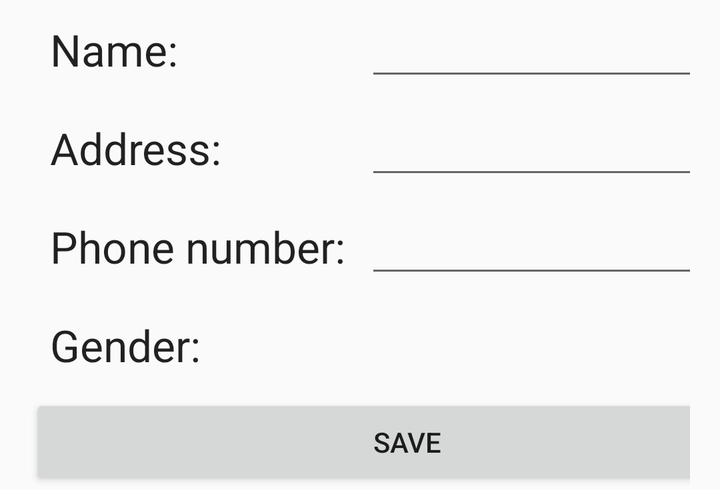
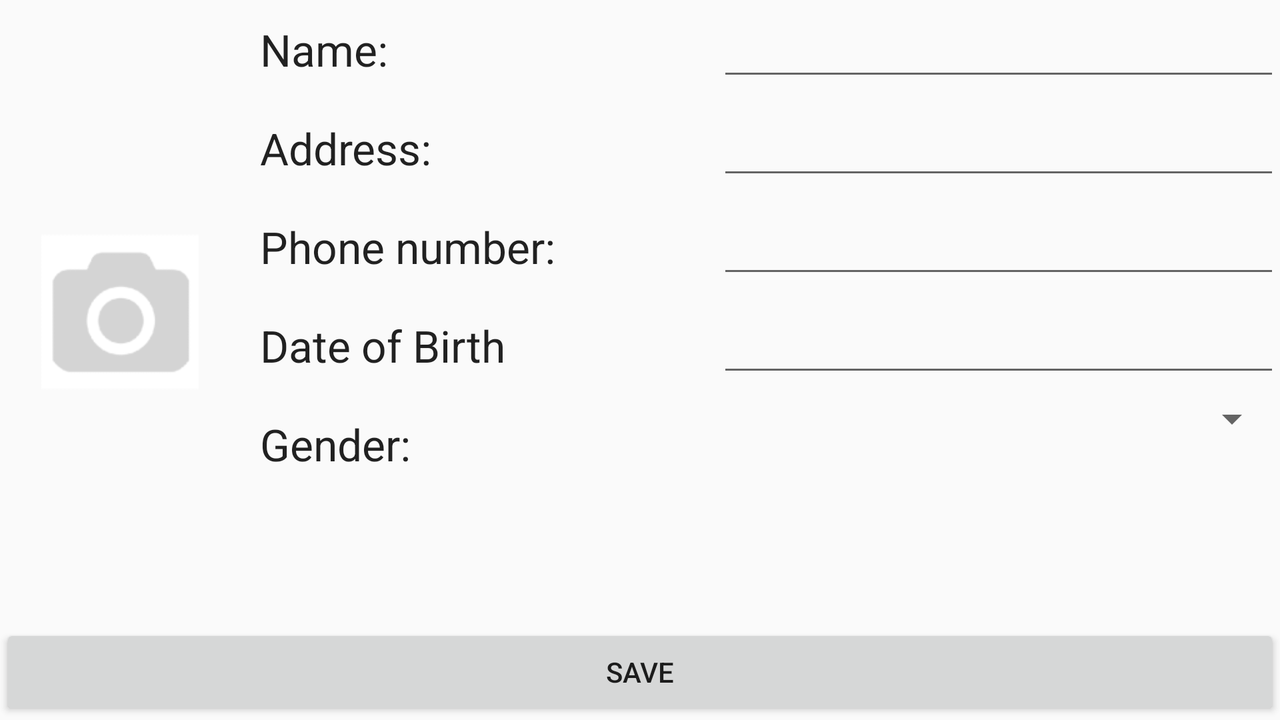

First picture: res/layout/ on a phone held upright. Second picture: the repository's own variant of that layout, on a device whose configuration matches the variant's folder. Source for both follows.
<!-- AndroidManifest.xml: application theme AppTheme -->
<!-- res/layout/activity_edite_contact.xml -->
<?xml version="1.0" encoding="utf-8"?>
<TableLayout xmlns:android="http://schemas.android.com/apk/res/android"
    android:layout_width="match_parent"
    android:layout_height="wrap_content"
    android:stretchColumns="2"
    android:paddingEnd="15dp"
    android:paddingStart="15dp"
    android:paddingRight="15dp"
    android:paddingLeft="15dp">

    <TableRow
        android:layout_width="match_parent"
        android:layout_height="match_parent">

        <TextView
            android:layout_width="wrap_content"
            android:layout_height="wrap_content"
            android:textAppearance="?android:attr/textAppearanceLarge"
            android:text="@string/name"
            android:id="@+id/tvEditName"
            android:layout_column="1"
            android:padding="10dp" />

        <EditText
            android:layout_width="match_parent"
            android:layout_height="wrap_content"
            android:inputType="textPersonName"
            android:ems="10"
            android:id="@+id/edtEditName"
            android:layout_column="2" />
    </TableRow>

    <TableRow
        android:layout_width="match_parent"
        android:layout_height="wrap_content">

        <TextView
            android:layout_width="wrap_content"
            android:layout_height="wrap_content"
            android:textAppearance="?android:attr/textAppearanceLarge"
            android:text="@string/address"
            android:id="@+id/tvEditAddress"
            android:layout_column="1"
            android:padding="10dp" />

        <EditText
            android:layout_width="match_parent"
            android:layout_height="wrap_content"
            android:inputType="textPostalAddress"
            android:ems="10"
            android:id="@+id/edtEditAddress"
            android:layout_column="2" />
    </TableRow>

    <TableRow
        android:layout_width="match_parent"
        android:layout_height="match_parent">

        <TextView
            android:layout_width="wrap_content"
            android:layout_height="wrap_content"
            android:textAppearance="?android:attr/textAppearanceLarge"
            android:text="@string/phone_number"
            android:id="@+id/tvEditPhoneNumber"
            android:layout_column="1"
            android:padding="10dp" />

        <EditText
            android:layout_width="match_parent"
            android:layout_height="wrap_content"
            android:inputType="phone"
            android:ems="10"
            android:id="@+id/edtEditPhoneNumber"
            android:layout_column="2" />
    </TableRow>

    <TableRow
        android:layout_width="match_parent"
        android:layout_height="match_parent">

        <TextView
            android:layout_width="wrap_content"
            android:layout_height="wrap_content"
            android:textAppearance="?android:attr/textAppearanceLarge"
            android:text="@string/gender"
            android:id="@+id/tvEditGender"
            android:layout_column="1"
            android:padding="10dp" />
        <Spinner
            android:layout_width="match_parent"
            android:layout_height="wrap_content"
            android:id="@+id/spEditGender"
            android:layout_column="2" />
    </TableRow>

    <TableRow
        android:layout_width="match_parent"
        android:layout_height="match_parent">

        <Button
            android:layout_width="wrap_content"
            android:layout_height="wrap_content"
            android:text="@string/save"
            android:id="@+id/btnSaveContact"
            android:onClick="onClickButtonSaveContact"
            android:layout_column="1"
            android:layout_span="2" />
    </TableRow>
</TableLayout>
<!-- resources referenced by this layout -->
<resources>
  <string name="address">Address:</string>
  <string name="gender">Gender:</string>
  <string name="name">Name:</string>
  <string name="phone_number">Phone number:</string>
  <string name="save">Save</string>
  <style name="AppTheme" parent="Theme.AppCompat.Light.DarkActionBar">
          
      </style>
</resources>
<!-- res/layout-land/activity_edite_contact.xml (the repository's variant of the layout above) -->
<!-- drawn on the phone turned sideways -->
<?xml version="1.0" encoding="utf-8"?>
<RelativeLayout xmlns:android="http://schemas.android.com/apk/res/android"
    android:layout_width="match_parent"
    android:layout_height="wrap_content">

    <Button
        android:id="@+id/btnAddEditContact"
        android:layout_width="match_parent"
        android:layout_height="wrap_content"
        android:layout_alignParentBottom="true"
        android:layout_alignParentEnd="true"
        android:layout_alignParentRight="true"
        android:layout_column="1"
        android:layout_span="2"
        android:layout_weight="1"
        android:gravity="center"
        android:onClick="onClick"
        android:text="@string/save" />

    <ImageView
        android:id="@+id/ivEditPhoto"
        android:layout_width="120dp"
        android:layout_height="120dp"
        android:gravity="center"
        android:padding="15dp"
        android:src="@drawable/ic_no_photo"
        android:layout_alignParentTop="true"
        android:layout_alignParentLeft="true"
        android:layout_alignParentStart="true"
        android:layout_above="@+id/btnAddEditContact" />

    <ScrollView
        android:id="@+id/scrollView"
        android:layout_width="match_parent"
        android:layout_height="wrap_content"
        android:layout_above="@+id/btnAddEditContact"
        android:layout_alignParentTop="true"
        android:layout_toRightOf="@+id/ivEditPhoto"
        android:layout_toEndOf="@+id/ivEditPhoto">

        <TableLayout
            android:layout_width="match_parent"
            android:layout_height="wrap_content">

            <TableRow
                android:layout_width="match_parent"
                android:layout_height="match_parent">

                <TextView
                    android:id="@+id/tvEditName"
                    android:layout_width="wrap_content"
                    android:layout_height="wrap_content"
                    android:layout_column="1"
                    android:layout_weight="1"
                    android:padding="10dp"
                    android:text="@string/name"
                    android:textAppearance="?android:attr/textAppearanceLarge" />

                <EditText
                    android:id="@+id/edtEditName"
                    android:layout_width="match_parent"
                    android:layout_height="wrap_content"
                    android:layout_column="2"
                    android:layout_weight="1"
                    android:ems="10"
                    android:inputType="textPersonName" />
            </TableRow>

            <TableRow
                android:layout_width="match_parent"
                android:layout_height="wrap_content">

                <TextView
                    android:id="@+id/tvEditAddress"
                    android:layout_width="wrap_content"
                    android:layout_height="wrap_content"
                    android:layout_column="1"
                    android:layout_weight="1"
                    android:padding="10dp"
                    android:text="@string/address"
                    android:textAppearance="?android:attr/textAppearanceLarge" />

                <EditText
                    android:id="@+id/edtEditAddress"
                    android:layout_width="match_parent"
                    android:layout_height="wrap_content"
                    android:layout_column="2"
                    android:layout_weight="1"
                    android:ems="10"
                    android:inputType="textPostalAddress" />
            </TableRow>

            <TableRow
                android:layout_width="match_parent"
                android:layout_height="match_parent">

                <TextView
                    android:id="@+id/tvEditPhoneNumber"
                    android:layout_width="wrap_content"
                    android:layout_height="wrap_content"
                    android:layout_column="1"
                    android:layout_weight="1"
                    android:padding="10dp"
                    android:text="@string/phone_number"
                    android:textAppearance="?android:attr/textAppearanceLarge" />

                <EditText
                    android:id="@+id/edtEditPhoneNumber"
                    android:layout_width="match_parent"
                    android:layout_height="wrap_content"

                    android:layout_column="2"
                    android:layout_weight="1"
                    android:ems="10"
                    android:inputType="phone" />
            </TableRow>
            <TableRow
                android:layout_width="match_parent"
                android:layout_height="match_parent">

                <TextView
                    android:id="@+id/tvEditDateBirthday"
                    android:layout_width="wrap_content"
                    android:layout_height="wrap_content"
                    android:layout_column="1"
                    android:layout_weight="1"
                    android:padding="10dp"
                    android:text="@string/date_of_birth"
                    android:textAppearance="?android:attr/textAppearanceLarge" />

                <EditText
                    android:id="@+id/edtEditdateBirthday"
                    android:focusableInTouchMode="false"
                    android:layout_width="match_parent"
                    android:layout_height="wrap_content"
                    android:layout_column="2"
                    android:layout_weight="1"
                    android:ems="10"
                    android:editable="false"/>
            </TableRow>

            <TableRow
                android:layout_width="match_parent"
                android:layout_height="match_parent">

                <TextView
                    android:id="@+id/tvEditGender"
                    android:layout_width="wrap_content"
                    android:layout_height="wrap_content"
                    android:layout_column="1"
                    android:layout_weight="1"
                    android:padding="10dp"
                    android:text="@string/gender"
                    android:textAppearance="?android:attr/textAppearanceLarge" />

                <Spinner
                    android:id="@+id/spEditGender"
                    android:layout_width="match_parent"
                    android:layout_height="wrap_content"
                    android:layout_column="2"
                    android:layout_weight="1" />
            </TableRow>

        </TableLayout>
    </ScrollView>
</RelativeLayout>
<!-- resources referenced by the variant -->
<!-- as the phone turned sideways resolves them -->
<resources>
  <!-- drawable ic_no_photo: png bitmap (drawable, 635 bytes) -->
  <string name="address">Address:</string>
  <string name="date_of_birth">Date of Birth</string>
  <string name="gender">Gender:</string>
  <string name="name">Name:</string>
  <string name="phone_number">Phone number:</string>
  <string name="save">Save</string>
  <style name="AppTheme" parent="Theme.AppCompat.Light.DarkActionBar">
          
      </style>
</resources>
